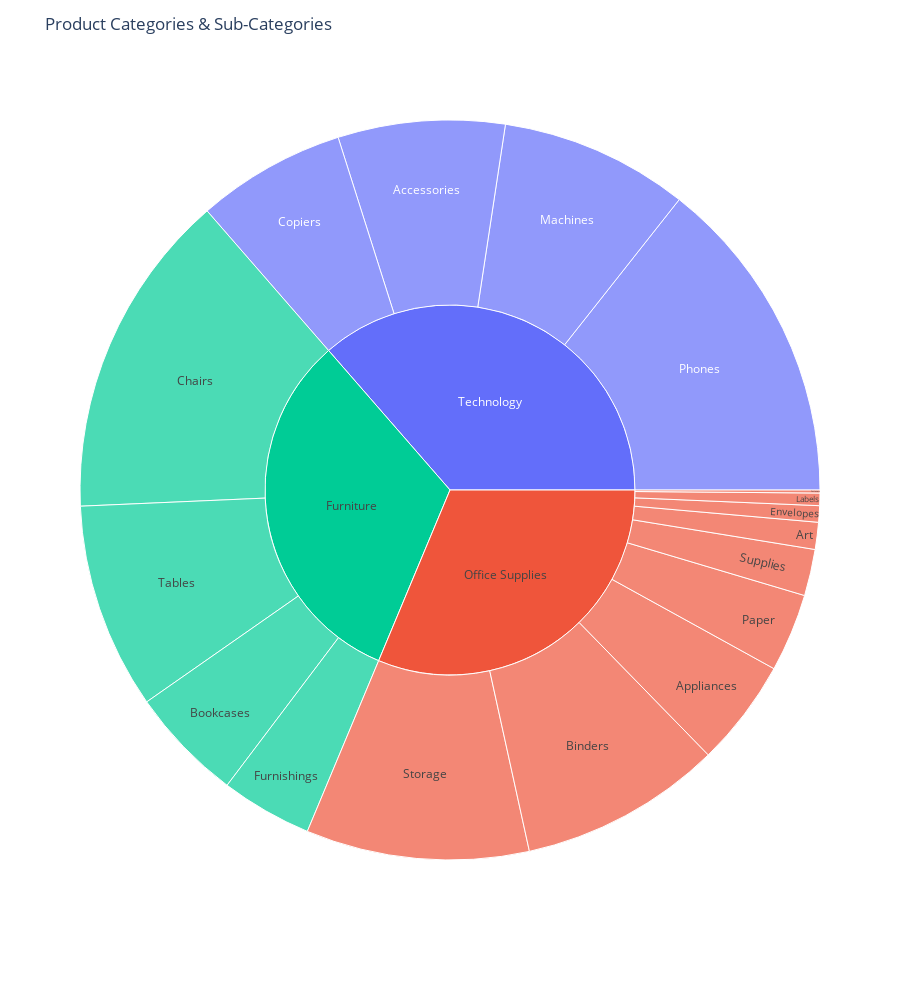

Write notebook code for a chart like this one.
### Code cell
import plotly.express as px

fig = px.sunburst(df,path=['Category','Sub-Category'],
                 values='Sales',color='Category',
                 hover_data =['Sales','Quantity','Profit'])
fig.update_layout(height=1000,title_text='Product Categories & Sub-Categories')
fig.show()

### Figure 1 — Plotly figure (JSON) as saved in the notebook; plotly's stock layout.template omitted (floating-point values rounded to 4 significant figures)
{"data": [{"branchvalues": "total", "customdata": [[167400.0, "(?)", "(?)", "Technology"], [107500.0, "(?)", "(?)", "Office Supplies"], [203400.0, "(?)", "(?)", "Office Supplies"], [328400.0, "(?)", "(?)", "Furniture"], [12490.0, "(?)", "(?)", "Office Supplies"], [742000.0, "(?)", "(?)", "Furniture"], [207000.0, "(?)", "(?)", "Furniture"], [46670.0, "(?)", "(?)", "Office Supplies"], [223800.0, "(?)", "(?)", "Office Supplies"], [330000.0, "(?)", "(?)", "Technology"], [78480.0, "(?)", "(?)", "Office Supplies"], [91710.0, "(?)", "(?)", "Furniture"], [719000.0, "(?)", "(?)", "Office Supplies"], [3024.0, "(?)", "(?)", "Office Supplies"], [149500.0, "(?)", "(?)", "Technology"], [114900.0, "(?)", "(?)", "Furniture"], [27120.0, "(?)", "(?)", "Office Supplies"], [16480.0, "(?)", "(?)", "Office Supplies"], [189200.0, "(?)", "(?)", "Technology"], [836200.0, "(?)", "(?)", "Technology"]], "domain": {"x": [0, 1], "y": [0, 1]}, "hovertemplate": "labels=%{label}<br>Sales=%{customdata[0]}<br>parent=%{parent}<br>id=%{id}<br>Quantity=%{customdata[1]}<br>Profit=%{customdata[2]}<br>Category=%{customdata[3]}<extra></extra>", "ids": ["Technology/Accessories", "Office Supplies/Appliances", "Office Supplies/Binders", "Furniture/Chairs", "Office Supplies/Labels", "Furniture", "Furniture/Tables", "Office Supplies/Supplies", "Office Supplies/Storage", "Technology/Phones", "Office Supplies/Paper", "Furniture/Furnishings", "Office Supplies", "Office Supplies/Fasteners", "Technology/Copiers", "Furniture/Bookcases", "Office Supplies/Art", "Office Supplies/Envelopes", "Technology/Machines", "Technology"], "labels": ["Accessories", "Appliances", "Binders", "Chairs", "Labels", "Furniture", "Tables", "Supplies", "Storage", "Phones", "Paper", "Furnishings", "Office Supplies", "Fasteners", "Copiers", "Bookcases", "Art", "Envelopes", "Machines", "Technology"], "marker": {"colors": ["#636efa", "#EF553B", "#EF553B", "#00cc96", "#EF553B", "#00cc96", "#00cc96", "#EF553B", "#EF553B", "#636efa", "#EF553B", "#00cc96", "#EF553B", "#EF553B", "#636efa", "#00cc96", "#EF553B", "#EF553B", "#636efa", "#636efa"]}, "name": "", "parents": ["Technology", "Office Supplies", "Office Supplies", "Furniture", "Office Supplies", "", "Furniture", "Office Supplies", "Office Supplies", "Technology", "Office Supplies", "Furniture", "", "Office Supplies", "Technology", "Furniture", "Office Supplies", "Office Supplies", "Technology", ""], "type": "sunburst", "values": [167400.0, 107500.0, 203400.0, 328400.0, 12490.0, 742000.0, 207000.0, 46670.0, 223800.0, 330000.0, 78480.0, 91710.0, 719000.0, 3024.0, 149500.0, 114900.0, 27120.0, 16480.0, 189200.0, 836200.0]}], "layout": {"height": 1000, "legend": {"tracegroupgap": 0}, "margin": {"t": 60}, "title": {"text": "Product Categories & Sub-Categories"}}}
